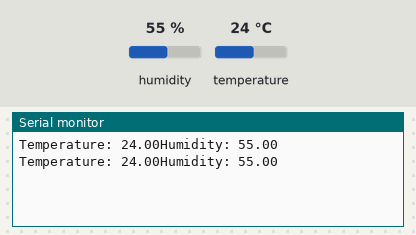
A sketch run on a simulated ESP32. Shown: the last lines printed to the serial monitor. The inputs (shaded band) are chosen by the test bench; at power-on: humidity 55 %, temperature 24 °C.

Above: at 2.8 s.
2.9 s: humidity set to 22 %
At 5.2 s:
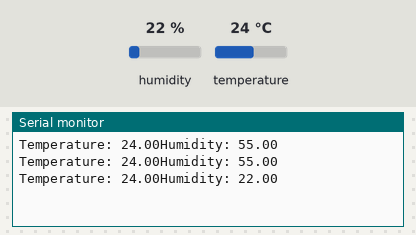
5.6 s: temperature set to 12 °C
At 7.2 s:
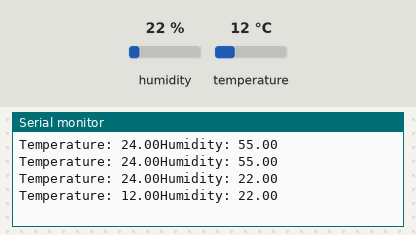
8.3 s: humidity set to 40 %
At 11.0 s:
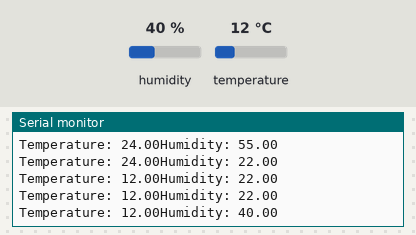
Timing chart, 0 to 12.5 s (numbered marks = the images above; inputs shaded):
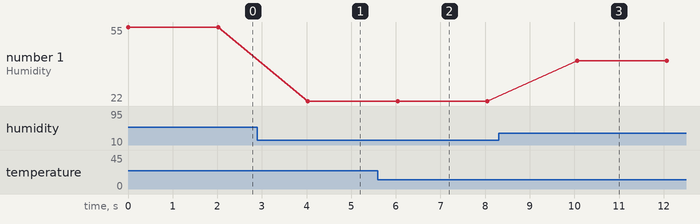

Measured:
- after the input at 2.9 s, the serial monitor: prints a new line after 1.1 s (image 1)
- after the input at 5.6 s, the serial monitor: prints a new line after 0.44 s (image 2)
- after the input at 8.3 s, the serial monitor: prints a new line after 1.8 s (image 3)
- plotted number 1: 55 → 22 after the input at 2.9 s, 22 → 40 after the input at 8.3 s

The sketch:

DHT11_sensor.ino
```cpp
// Project 24.1: DHT11 Temperature and Humidity Sensor
// Objective: Read the temperature and humidity from the sensor and display on the terminal.

// DHT11 module requires this library:
#include "DHTesp.h"

// Create a class object for the DHT11:
DHTesp dht;

// GPIO connected to the DHT11:
int dhtPin = 13;

void setup() {
    // Initialize the DHT11 obejct and GPIO:
    dht.setup(dhtPin, DHTesp::DHT11);

    // Initialize a serial connection over usb with the ESP32:
    Serial.begin(115200);
}

void loop() {
    // Gets the Temperature and humidity from the DHT11:
    flag:TempAndHumidity newValues = dht.getTempAndHumidity();

    // Catches incorrect values and returns to flag to try again:
    if (dht.getStatus() != 0)
        goto flag;

    // Prints a message to the serial monitor with the temperature and humidity values:
    Serial.println("Temperature: " + String(newValues.temperature) +
    "Humidity: " + String(newValues.humidity));

    // Delay for 2 seconds before re-reading temperature and humidity again:
    delay(2000);
}
```
